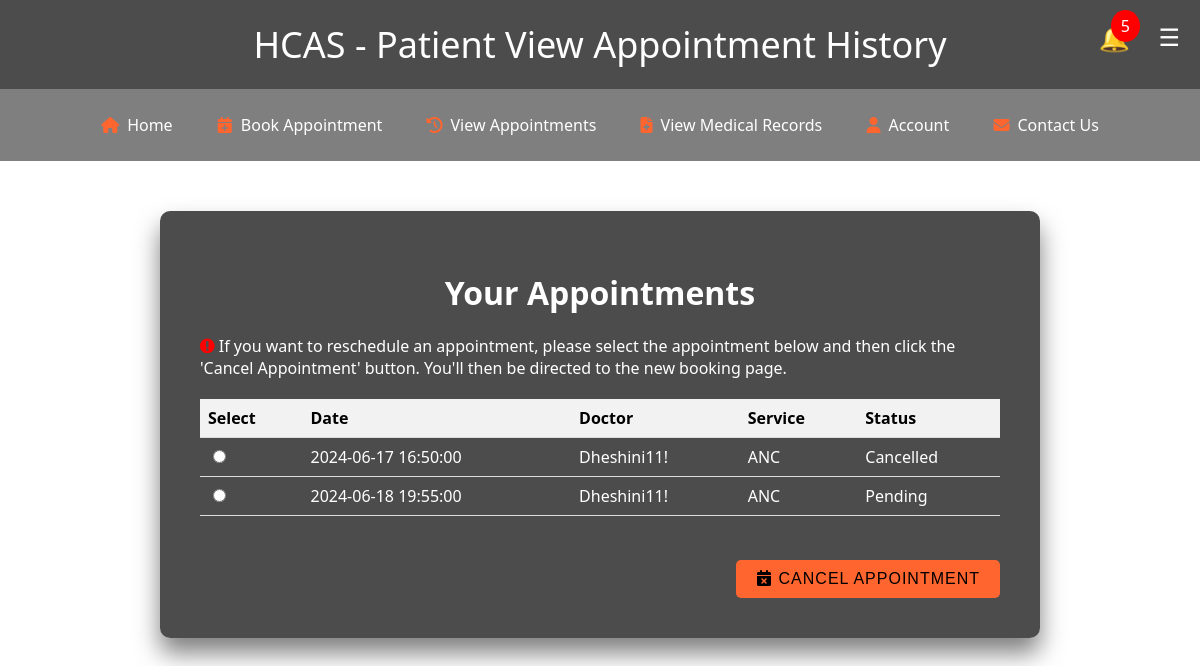
Page /booking_history.php (signed in) on the committed database.
### tables this page shows
CREATE TABLE `appointment` (
  `appointment_id` int(11) NOT NULL,
  `patient_id` int(11) NOT NULL,
  `doctor_id` int(11) NOT NULL,
  `service_id` int(11) NOT NULL,
  `appointment_time` datetime NOT NULL,
  `phone` varchar(20) DEFAULT NULL,
  `email` varchar(100) DEFAULT NULL,
  `status` varchar(50) NOT NULL DEFAULT 'Pending'
);

CREATE TABLE `doctors` (
  `doctor_id` int(11) NOT NULL,
  `username` varchar(50) NOT NULL,
  `email` varchar(100) NOT NULL,
  `phone` varchar(20) NOT NULL,
  `password` varchar(255) NOT NULL,
  `verification_code` varchar(50) DEFAULT NULL,
  `verified` tinyint(1) DEFAULT 0,
  `gender` enum('male','female') NOT NULL,
  `home_address` varchar(255) NOT NULL,
  `religion` varchar(50) NOT NULL,
  `identity_card` varchar(50) NOT NULL,
  `dateOfBirth` date DEFAULT NULL,
  `first_name` varchar(255) NOT NULL,
  `last_name` varchar(255) NOT NULL,
  `login_attempts` int(11) DEFAULT NULL,
  `account_locked` tinyint(1) DEFAULT NULL,
  `lock_time` datetime DEFAULT NULL,
  `last_login` datetime DEFAULT NULL,
  `verification_code_expires` datetime DEFAULT NULL,
  `max_appointments_per_day` int(11) DEFAULT 10,
  `user_type` varchar(10) NOT NULL DEFAULT 'doctor',
  `status` varchar(20) NOT NULL DEFAULT 'Active'
);

CREATE TABLE `services` (
  `service_id` int(11) NOT NULL,
  `name` varchar(100) NOT NULL,
  `description` text DEFAULT NULL
);

### booking_history.php (the view, shortened to what this page needs)
<?php
include '../config.php';
$email = $_SESSION['email'];
$patient_id = null;
$sql = "SELECT patient_id FROM patients WHERE email = ?";
$stmt = $conn->prepare($sql);
$stmt->bind_param("s", $email);
$stmt->execute();
$result = $stmt->get_result();
if ($result->num_rows > 0) {
    $patient = $result->fetch_assoc();
    $patient_id = $patient['patient_id'];
} else {
    echo "Error: Patient ID not found for this email.";
    exit();
}
$sql = "SELECT a.appointment_id, a.appointment_time, d.username AS doctor_name, s.name AS service_name, a.status
        FROM appointment a
        JOIN doctors d ON a.doctor_id = d.doctor_id
        JOIN services s ON a.service_id = s.service_id
        WHERE a.patient_id = ?";
$stmt = $conn->prepare($sql);
$stmt->bind_param("i", $patient_id);
$stmt->execute();
$result = $stmt->get_result();
?>
<!DOCTYPE html>
<html lang="en">
<head>
<link rel="stylesheet" href="https://cdnjs.cloudflare.com/ajax/libs/font-awesome/6.4.0/css/all.min.css">
	<link rel="stylesheet" href="https://cdnjs.cloudflare.com/ajax/libs/font-awesome/4.7.0/css/font-awesome.min.css">    <title>HCAS - Patient View Appointment</title>
</head>
<body>
    <header>
        HCAS - Patient View Appointment History
       </header>
     <div id="notification-bell">
       <span id="notification-count">5</span>
</div>
   <nav>
        <a href="user_home.php"><i class="fas fa-home"></i>Home</a>
        <a href="book_appointment.php"><i class="fas fa-calendar-plus"></i>Book Appointment</a>
        <a href="booking_history.php"><i class="fas fa-history"></i>View Appointments</a>
        <a href="view_medical_records.php"><i class="fas fa-file-medical"></i>View Medical Records</a>
        <a href="profile.php"><i class="fas fa-user"></i>Account</a>
        <a href="contact_us.php"><i class="fas fa-envelope"></i>Contact Us</a>
	</nav>
      <div id="sidebar">
        <a href="logout.php">SignOut<a>
    </div>
	  <div id="menu-icon">&#9776;</div>
     <div class="form">
        <h1>Your Appointments</h1>
        <?php
        if ($result->num_rows === 0) {
            echo "<p>You don't have any appointments scheduled.</p>";
        } else {
            echo "<div class='reschedule-info'>";
            echo "<p><i class='fa fa-exclamation-circle' style='font-size:17px;color:red'></i>
            If you want to reschedule an appointment, please select the appointment below and then click the 'Cancel Appointment' button. You'll then be directed to the new booking page.</p>";
            echo "</div>";
            ?>
            <form method="post">
                <div class="table-wrapper">
                    <table>
                        <thead>
                            <tr>
                                <th>Select</th>
                                <th>Date</th>
                                <th>Doctor</th>
                                <th>Service</th>
                                <th>Status</th>
                            </tr>
                        </thead>
                        <tbody>
                            <?php while ($row = $result->fetch_assoc()): ?>
                              <tr>
                            <td><input type="radio" name="appointment_id" value="<?php echo $row['appointment_id']; ?>"></td>
                            <td><?php echo date('Y-m-d H:i:s', strtotime($row['appointment_time'])); ?></td>
                            <td><?php echo htmlspecialchars($row['doctor_name']); ?></td>
                            <td><?php echo htmlspecialchars($row['service_name']); ?></td>
                            <td><?php echo htmlspecialchars($row['status']); ?></td>
                        </tr>
                            <?php endwhile; ?>
                        </tbody>
                    </table>
                </div><br><br>
                <button type="submit" name="cancel" class="submit-btn">
                    <i class="fas fa-calendar-times"></i> Cancel Appointment</button>
            </form>
        <?php } ?>
    </div>
</body>
</html>

### booking_history.php (style rules this page uses)
body { font-family: 'Segoe UI', Tahoma, Geneva, Verdana, sans-serif; margin: 0; padding: 10; background-image: url('../image/color1.jpg'); background-size: cover; background-position: center; background-attachment: fixed; }
header { background: rgba(0, 0, 0, 0.7); color: #fff; padding: 20px; text-align: center; font-size: 36px; font-family: 'Segoe UI', Tahoma, Geneva, Verdana, sans-serif; }
nav { background: rgba(0, 0, 0, 0.5); overflow: hidden; padding: 15px 0; text-align: center; }
nav a { display: inline-block; color: #fff; text-align: center; padding: 10px 20px; text-decoration: none; transition: all 0.3s ease; border-radius: 4px; }
nav i { color: #ff652f; margin-right: 8px; }
#sidebar { height: 100%; width: 0; position: fixed; top: 0; right: 0; background-color: rgba(0, 0, 0, 0.8); overflow-x: hidden; transition: 0.5s; padding-top: 60px; text-align: left; }
#sidebar a { padding: 15px 20px; text-decoration: none; font-size: 18px; color: #fff; display: block; transition: 0.3s; }
#menu-icon { display: block; position: fixed; top: 20px; right: 20px; cursor: pointer; z-index: 2; font-size: 24px; color: #fff; }
#notification-bell { position: absolute; top: 20px; right: 70px; cursor: pointer; }
#notification-bell:before { content: "\1F514"; font-size: 25px; }
#notification-count { background-color: red; color: white; border-radius: 70%; padding: 5px 10px; position: absolute; top: -10px; right: -10px; }
.form { width: 100%; max-width: 800px; padding: 40px; background: rgba(0, 0, 0, 0.7); border-radius: 10px; color: #fff; box-shadow: 0 15px 25px rgba(0, 0, 0, 0.5); margin: 0 auto; margin-top: 50px; }
.form h1 { text-align: center; color: white; font-size: 2rem; margin-top: 20px; }
.form .submit-btn { display: block; margin-left: auto; border: none; outline: none; background: #ff652f; font-size: 1rem; text-transform: uppercase; letter-spacing: 1px; padding: 10px 20px; border-radius: 5px; cursor: pointer; }
.table-wrapper { overflow-x: auto; margin-top: 20px; }
table { width: 100%; border-collapse: collapse; }
th, td { padding: 8px; text-align: left; border-bottom: 1px solid #ddd; }
th { background-color: #f2f2f2; color: #000; }

### rows in the picture
appointment: appointment_time "2024-06-17 16:50:00", doctor.username "Dheshini11!", service.name "ANC", status "Cancelled"
appointment: appointment_time "2024-06-18 19:55:00", doctor.username "Dheshini11!", service.name "ANC", status "Pending"
